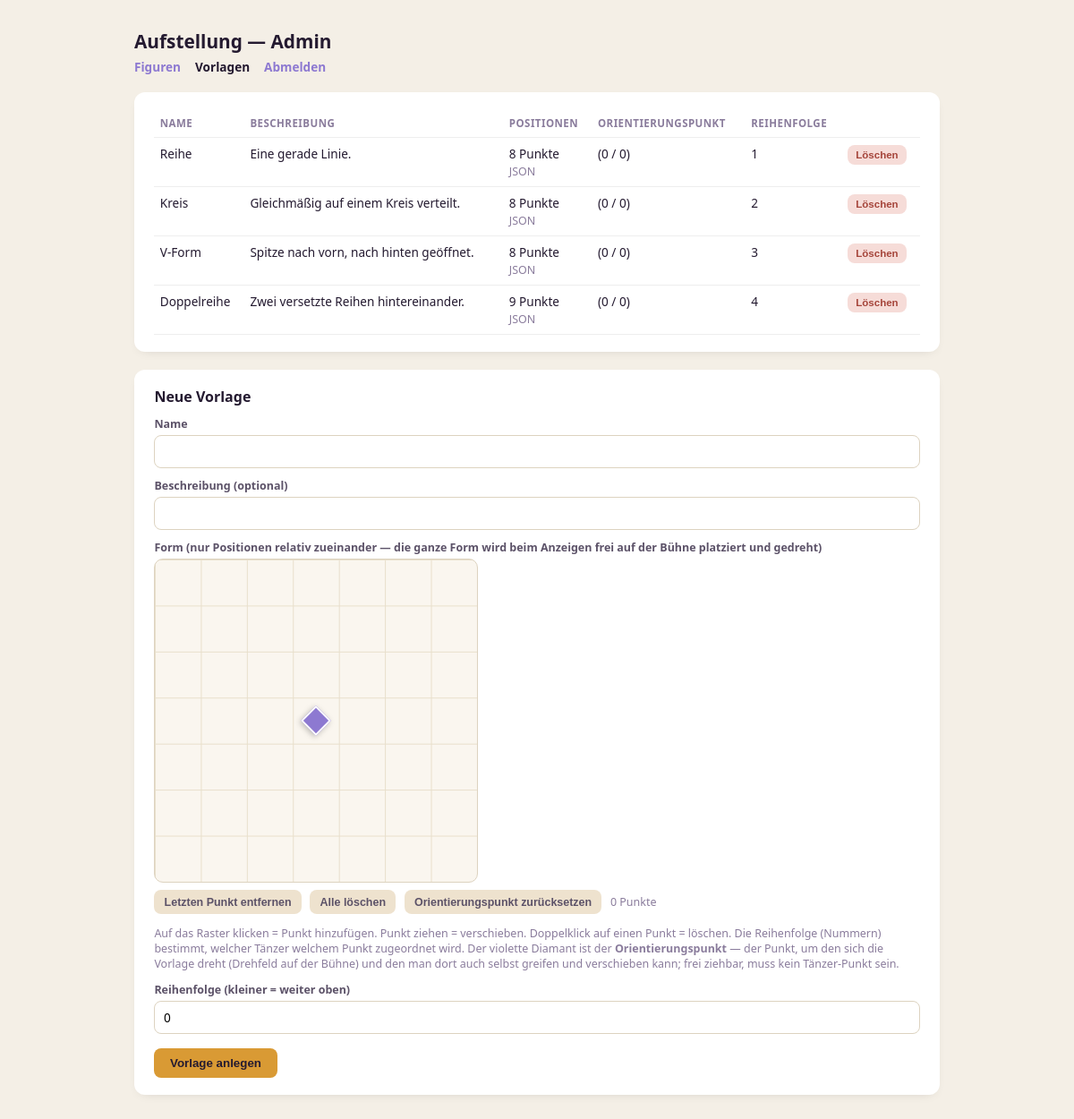
Page /admin/layouts.php (signed in) on the committed database.
### tables this page shows
CREATE TABLE IF NOT EXISTS layouts (
  id              VARCHAR(32)   NOT NULL PRIMARY KEY,
  name            VARCHAR(120)  NOT NULL,
  description     VARCHAR(255)  NULL,
  positions_json  JSON          NOT NULL,
  origin_x        FLOAT         NOT NULL DEFAULT 0,
  origin_y        FLOAT         NOT NULL DEFAULT 0,
  sort_order      INT           NOT NULL DEFAULT 0
);

### api/lib/db.php (called while the page is built, shortened)
<?php
function db(): PDO {
    static $pdo = null;
    $driver = env_get('DB_DRIVER', 'mysql');
    $opts = [
        PDO::ATTR_ERRMODE => PDO::ERRMODE_EXCEPTION,
        PDO::ATTR_DEFAULT_FETCH_MODE => PDO::FETCH_ASSOC,
        PDO::ATTR_EMULATE_PREPARES => false,
    ];
    if ($driver === 'sqlite') {
        $path = env_get('DB_SQLITE_PATH', __DIR__ . '/../../data/aufstellung.sqlite');
        $dir = dirname($path);
        if (!is_dir($dir)) mkdir($dir, 0770, true);
        $pdo = new PDO('sqlite:' . $path, null, null, $opts);
        $pdo->exec('PRAGMA foreign_keys = ON');
    } else {
        $host = env_get('DB_HOST', 'localhost');
        $name = env_get('DB_NAME', '');
        $user = env_get('DB_USER', '');
        $pass = env_get('DB_PASS', '');
        $dsn = "mysql:host={$host};dbname={$name};charset=utf8mb4";
        $pdo = new PDO($dsn, $user, $pass, $opts);
    }
    return $pdo;
}

### admin/layouts.php (the view, shortened to what this page needs)
<?php
require_once __DIR__ . '/../api/lib/db.php';
$rows = [];
try {
    $rows = db()->query('SELECT id, name, description, positions_json, origin_x, origin_y, sort_order FROM layouts ORDER BY sort_order ASC, name ASC')->fetchAll();
} catch (Throwable $e) {
    error_log($e->getMessage());
    $dbError = 'Datenbank nicht erreichbar oder Tabelle "layouts" fehlt — wurde schema.sql schon gegen die echte Datenbank ausgeführt?';
}
function h2($s) { return htmlspecialchars((string)$s, ENT_QUOTES, 'UTF-8'); }
function describe_positions(string $json): string {
    $p = json_decode($json, true);
    $n = count($p);
    return $n . ($n === 1 ? ' Punkt' : ' Punkte');
}
function describe_origin($x, $y): string {
    $fmt = function ($v) { return rtrim(rtrim(sprintf('%.2f', round((float)$v, 2)), '0'), '.'); };
    return '(' . $fmt($x) . ' / ' . $fmt($y) . ')';
}
?>
<!doctype html>
<html lang="de">
<head>
</head>
<body>
<div class="wrap">
  <h1>Aufstellung — Admin</h1>
  <nav><a href="index.php">Figuren</a><a class="current" href="layouts.php">Vorlagen</a><a href="logout.php">Abmelden</a></nav>
  <div class="card">
    <table>
      <thead><tr><th>Name</th><th>Beschreibung</th><th>Positionen</th><th>Orientierungspunkt</th><th>Reihenfolge</th><th></th></tr></thead>
      <tbody>
      <?php foreach ($rows as $row): ?>
        <tr>
          <td><?= h2($row['name']) ?></td>
          <td><?= h2($row['description']) ?></td>
          <td><?= h2(describe_positions($row['positions_json'])) ?> <details><summary class="hint" style="cursor:pointer;display:inline;">JSON</summary><pre><?= h2($row['positions_json']) ?></pre></details></td>
          <td><?= h2(describe_origin($row['origin_x'] ?? 0, $row['origin_y'] ?? 0)) ?></td>
          <td><?= h2($row['sort_order']) ?></td>
          <td>
            <form method="post" onsubmit="return confirm('Vorlage wirklich löschen?');">
              <button type="submit" class="del-btn">Löschen</button>
            </form>
          </td>
        </tr>
      <?php endforeach; ?>
      </tbody>
    </table>
  </div>
  <div class="card">
    <strong>Neue Vorlage</strong>
    <form method="post">
      <label for="name">Name</label>
      <input type="text" id="name" name="name" required maxlength="120">
      <label for="description">Beschreibung (optional)</label>
      <input type="text" id="description" name="description" maxlength="255">
      <label>Form (nur Positionen relativ zueinander — die ganze Form wird beim Anzeigen frei auf der Bühne platziert und gedreht)</label>
      <div class="vorlage-grid" id="vorlageGrid"></div>
      <div class="vorlage-toolbar">
        <button type="button" class="secondary" id="vorlageUndoBtn">Letzten Punkt entfernen</button>
        <button type="button" class="secondary" id="vorlageClearBtn">Alle löschen</button>
        <button type="button" class="secondary" id="vorlageOriginResetBtn">Orientierungspunkt zurücksetzen</button>
        <span class="hint" id="vorlagePointCount">0 Punkte</span>
      </div>
      <p class="hint">
        Auf das Raster klicken = Punkt hinzufügen. Punkt ziehen = verschieben. Doppelklick auf einen Punkt = löschen.
        Die Reihenfolge (Nummern) bestimmt, welcher Tänzer welchem Punkt zugeordnet wird.
        Der violette Diamant ist der <strong>Orientierungspunkt</strong> — der Punkt, um den sich die Vorlage
        dreht (Drehfeld auf der Bühne) und den man dort auch selbst greifen und verschieben kann; frei ziehbar,
        muss kein Tänzer-Punkt sein.
      </p>
      <label for="sort_order">Reihenfolge (kleiner = weiter oben)</label>
      <input type="number" id="sort_order" name="sort_order" value="0">
      <button type="submit">Vorlage anlegen</button>
    </form>
  </div>
</div>
</body>
</html>

### admin/layouts.php (style rules this page uses)
body { font-family:system-ui,sans-serif;background:#f4efe6;color:#241a30;margin:0;padding:2rem; }
.wrap { max-width:900px;margin:0 auto; }
h1 { font-size:1.3rem;margin:0 0 .3rem; }
nav { margin-bottom:1.2rem;font-size:.85rem; }
nav a { color:#8d79d1;text-decoration:none;font-weight:600;margin-right:1rem; }
nav a.current { color:#241a30; }
.card { background:#fff;border-radius:12px;padding:1.2rem 1.4rem;margin-bottom:1.2rem;box-shadow:0 4px 14px -8px rgba(0,0,0,.2); }
table { width:100%;border-collapse:collapse;font-size:.85rem; }
th,td { text-align:left;padding:.5rem .4rem;border-bottom:1px solid #eee;vertical-align:top; }
th { color:#8a7c9c;font-size:.72rem;text-transform:uppercase;letter-spacing:.04em; }
label { display:block;font-size:.78rem;font-weight:700;margin:.7rem 0 .25rem;color:#5c5268; }
input[type="text"],input[type="number"],textarea { width:100%;box-sizing:border-box;padding:.5rem .6rem;border-radius:8px;border:1px solid #ddd3c0;font-size:.85rem;font-family:inherit; }
button { margin-top:1rem;padding:.55rem 1.1rem;border-radius:8px;border:none;background:#d99a34;color:#241a30;font-weight:700;cursor:pointer; }
.del-btn { margin:0;padding:.3rem .6rem;font-size:.72rem;background:#f6dcd8;color:#a5443a; }
.hint { color:#8a7c9c;font-size:.78rem; }
.vorlage-grid { position:relative; width:100%; max-width:360px; aspect-ratio:1; background: linear-gradient(#e8dfcb 1px, transparent 1px), linear-gradient(90deg, #e8dfcb 1px, transparent 1px); background-size:calc(100%/7) calc(100%/7); background-color:#faf6ef; border:1px solid #ddd3c0; border-radius:10px; cursor:crosshair; user-select:none; touch-action:none; }
.vorlage-toolbar { display:flex; align-items:center; gap:.6rem; margin-top:.5rem; flex-wrap:wrap; }
.vorlage-toolbar button { margin-top:0; padding:.4rem .7rem; font-size:.78rem; }
.vorlage-toolbar button.secondary { background:#eee2ce; color:#5c5268; }

### rows in the picture
layouts: name "Reihe", description "Eine gerade Linie.", positions_json "8 Punkte", origin_x+origin_y "(0 / 0)", sort_order "1"
layouts: name "Kreis", description "Gleichmäßig auf einem Kreis verteilt.", positions_json "8 Punkte", origin_x+origin_y "(0 / 0)", sort_order "2"
layouts: name "V-Form", description "Spitze nach vorn, nach hinten geöffnet.", positions_json "8 Punkte", origin_x+origin_y "(0 / 0)", sort_order "3"
layouts: name "Doppelreihe", description "Zwei versetzte Reihen hintereinander.", positions_json "9 Punkte", origin_x+origin_y "(0 / 0)", sort_order "4"
